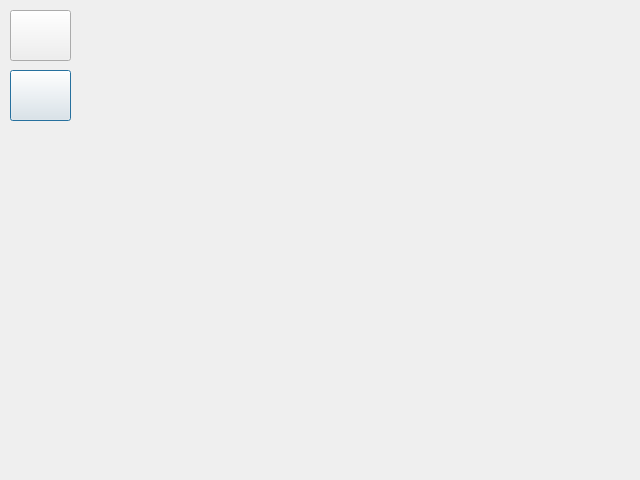
<?xml version="1.0" encoding="UTF-8"?>
<ui version="4.0">
 <class>ScreenOptionsTitled</class>
 <widget class="QDialog" name="ScreenOptionsTitled">
  <property name="geometry">
   <rect>
    <x>0</x>
    <y>0</y>
    <width>640</width>
    <height>480</height>
   </rect>
  </property>
  <property name="windowTitle">
   <string>Dialog</string>
  </property>
  <property name="modal">
   <bool>true</bool>
  </property>
  <widget class="QPushButton" name="btnBack">
   <property name="geometry">
    <rect>
     <x>10</x>
     <y>10</y>
     <width>61</width>
     <height>51</height>
    </rect>
   </property>
   <property name="autoFillBackground">
    <bool>false</bool>
   </property>
   <property name="text">
    <string/>
   </property>
   <property name="icon">
    <iconset theme="back">
     <normaloff>.</normaloff>.</iconset>
   </property>
   <property name="autoDefault">
    <bool>false</bool>
   </property>
   <property name="default">
    <bool>true</bool>
   </property>
   <property name="flat">
    <bool>false</bool>
   </property>
  </widget>
  <widget class="QScrollArea" name="scrollArea">
   <property name="geometry">
    <rect>
     <x>20</x>
     <y>170</y>
     <width>601</width>
     <height>241</height>
    </rect>
   </property>
   <property name="frameShape">
    <enum>QFrame::NoFrame</enum>
   </property>
   <property name="widgetResizable">
    <bool>true</bool>
   </property>
   <widget class="QWidget" name="scrollWidget">
    <property name="geometry">
     <rect>
      <x>0</x>
      <y>0</y>
      <width>601</width>
      <height>241</height>
     </rect>
    </property>
    <layout class="QHBoxLayout" name="scrollLayout">
     <property name="spacing">
      <number>30</number>
     </property>
    </layout>
   </widget>
  </widget>
  <widget class="QLabel" name="label">
   <property name="geometry">
    <rect>
     <x>90</x>
     <y>20</y>
     <width>521</width>
     <height>131</height>
    </rect>
   </property>
   <property name="font">
    <font>
     <pointsize>30</pointsize>
    </font>
   </property>
   <property name="text">
    <string/>
   </property>
   <property name="alignment">
    <set>Qt::AlignCenter</set>
   </property>
   <property name="wordWrap">
    <bool>true</bool>
   </property>
  </widget>
  <widget class="QPushButton" name="btnHome">
   <property name="geometry">
    <rect>
     <x>10</x>
     <y>70</y>
     <width>61</width>
     <height>51</height>
    </rect>
   </property>
   <property name="autoFillBackground">
    <bool>false</bool>
   </property>
   <property name="text">
    <string/>
   </property>
   <property name="icon">
    <iconset theme="go-home">
     <normaloff>.</normaloff>.</iconset>
   </property>
   <property name="autoDefault">
    <bool>false</bool>
   </property>
   <property name="default">
    <bool>true</bool>
   </property>
   <property name="flat">
    <bool>false</bool>
   </property>
  </widget>
 </widget>
 <resources/>
 <connections/>
</ui>
